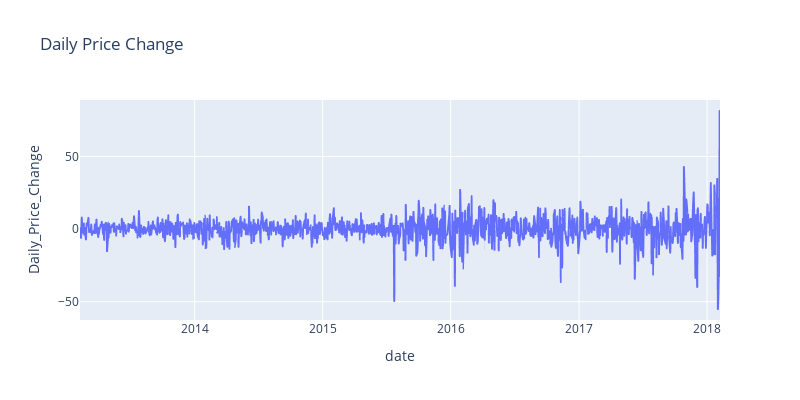

The code cell stored with this chart in its notebook:
### Code cell
figure=px.line(df3,x='date',y='Daily_Price_Change',title='Daily Price Change',width=800,height=400)
figure.show()

### Figure 1 — Plotly figure (JSON) as saved in the notebook; plotly's stock layout.template omitted (floating-point values rounded to 4 significant figures; data arrays with more than 128 entries replaced by an {"elided": "..."} marker saying what was removed)
{"data": [{"hovertemplate": "date=%{x}<br>Daily_Price_Change=%{y}<extra></extra>", "legendgroup": "", "line": {"color": "#636efa", "dash": "solid"}, "marker": {"symbol": "circle"}, "mode": "lines", "name": "", "showlegend": false, "type": "scattergl", "x": {"elided": "1259 str values"}, "xaxis": "x", "y": {"elided": "1259 float values"}, "yaxis": "y"}], "layout": {"height": 400, "legend": {"tracegroupgap": 0}, "title": {"text": "Daily Price Change"}, "width": 800, "xaxis": {"anchor": "y", "domain": [0, 1], "title": {"text": "date"}}, "yaxis": {"anchor": "x", "domain": [0, 1], "title": {"text": "Daily_Price_Change"}}}}
